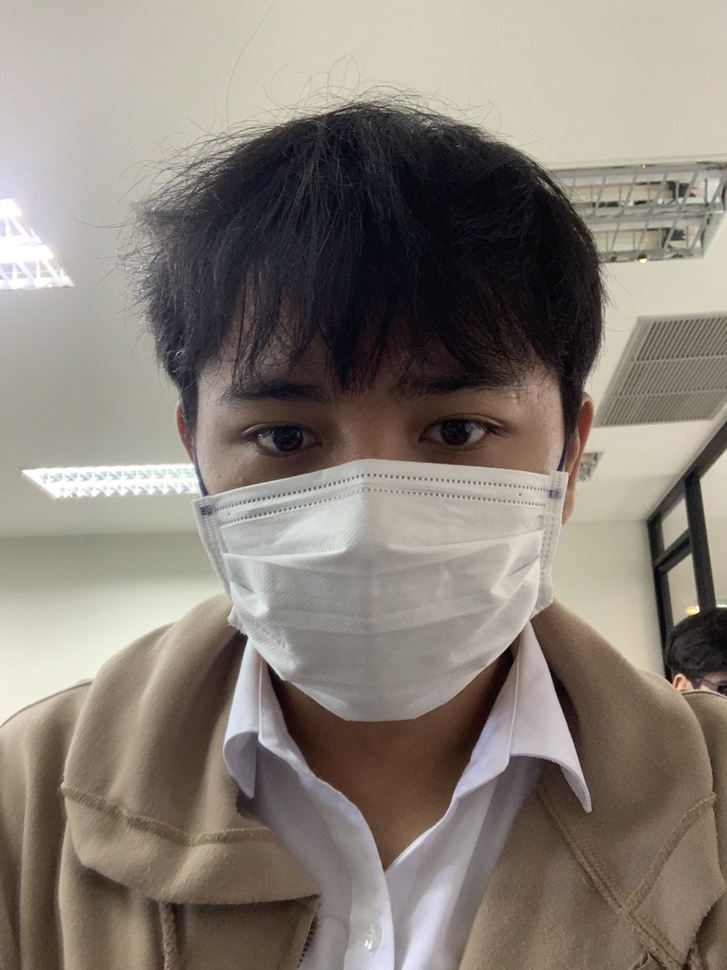
#> input picture Quiz1/quiz_img.jpeg, 727 x 970 px, shrunk from 2316 x 3088 before the run
$ python SpectralFiltering.py
#> lines starting #> are read from the running program, lines starting #| are printed output that depends on the picture

import numpy as np
import cv2
from scipy.signal import correlate2d, convolve2d
import matplotlib.pyplot as plt

# Load the color image
color_image = cv2.imread('quiz_img.jpeg')
#> color_image is the input picture: shape (970, 727, 3); mean B, G, R 118.8, 127.5, 135.6
gray_image = cv2.cvtColor(color_image, cv2.COLOR_BGR2GRAY)
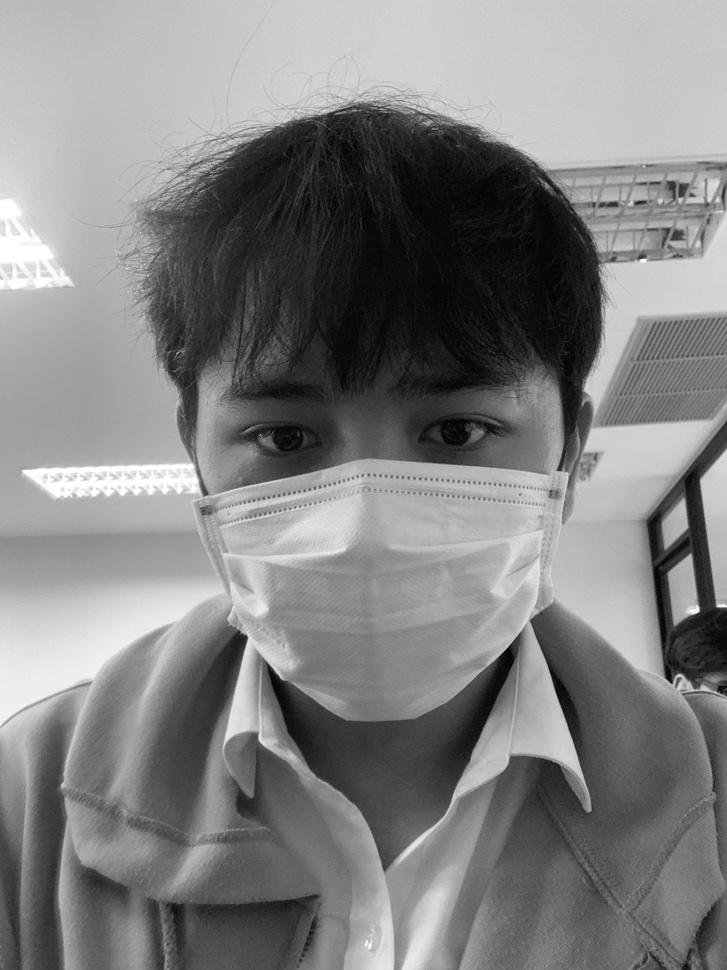
#> gray_image: shape (970, 727); min 0, max 255, mean 128.9

#Spectral Filtering
# Perform direct Fourier transform onto the grayscale image
f_transform = np.fft.fft2(gray_image)
f_shift = np.fft.fftshift(f_transform)

# Reduce by 75% the magnitude of the frequency component at the origin of the frequency spectrum
rows, cols = gray_image.shape
#> rows = 970; cols = 727
center_row, center_col = rows // 2, cols // 2
#> center_row = 485; center_col = 363

# Reduce the DC component (origin frequency component) by 75%
f_shift[center_row, center_col] *= 0.25

# Perform inverse Fourier transform onto the modified spectrum
f_ishift = np.fft.ifftshift(f_shift)
modified_image = np.fft.ifft2(f_ishift)
modified_image = np.abs(modified_image)
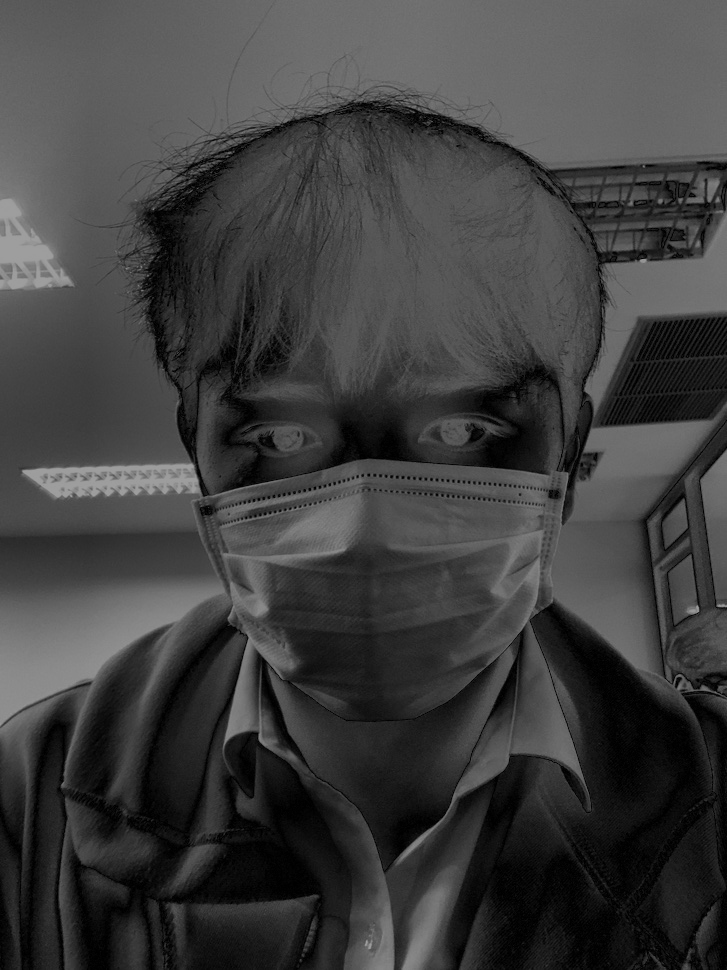
#> modified_image: shape (970, 727) float64; min 0.314, max 158.3, mean 63

# Save the modified image
cv2.imwrite('modified_image.bmp', modified_image)

# Display the original and modified images for comparison
fig, axs = plt.subplots(1, 2, figsize=(12, 6))

axs[0].imshow(gray_image, cmap='gray')
axs[0].set_title('Original Grayscale Image')
axs[0].axis('off')

axs[1].imshow(modified_image, cmap='gray')
axs[1].set_title('Modified Image after FFT')
axs[1].axis('off')

plt.show()
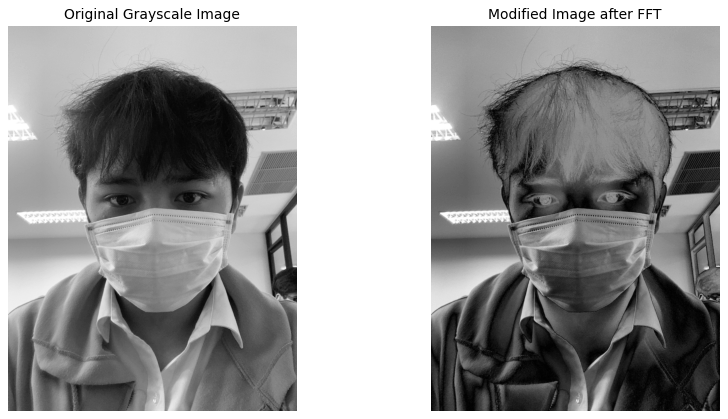
#> figure drawn by matplotlib, 2 panels
